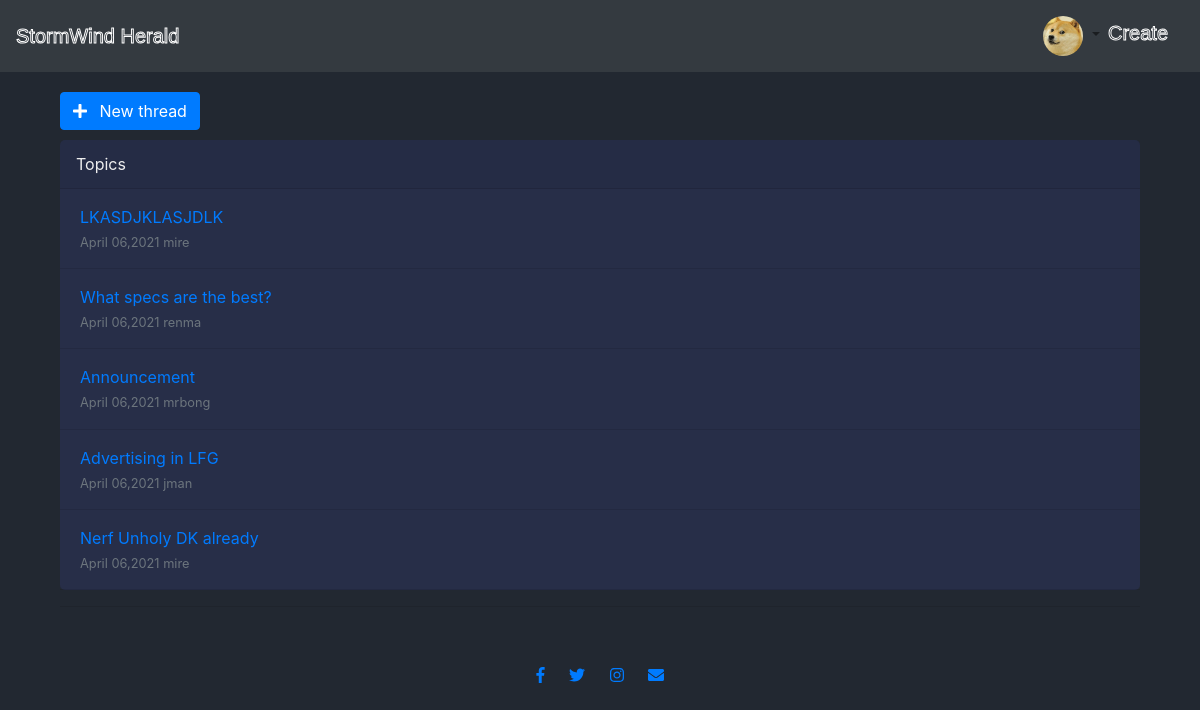
Before: /Category/Community/ (signed in) with the older database file.
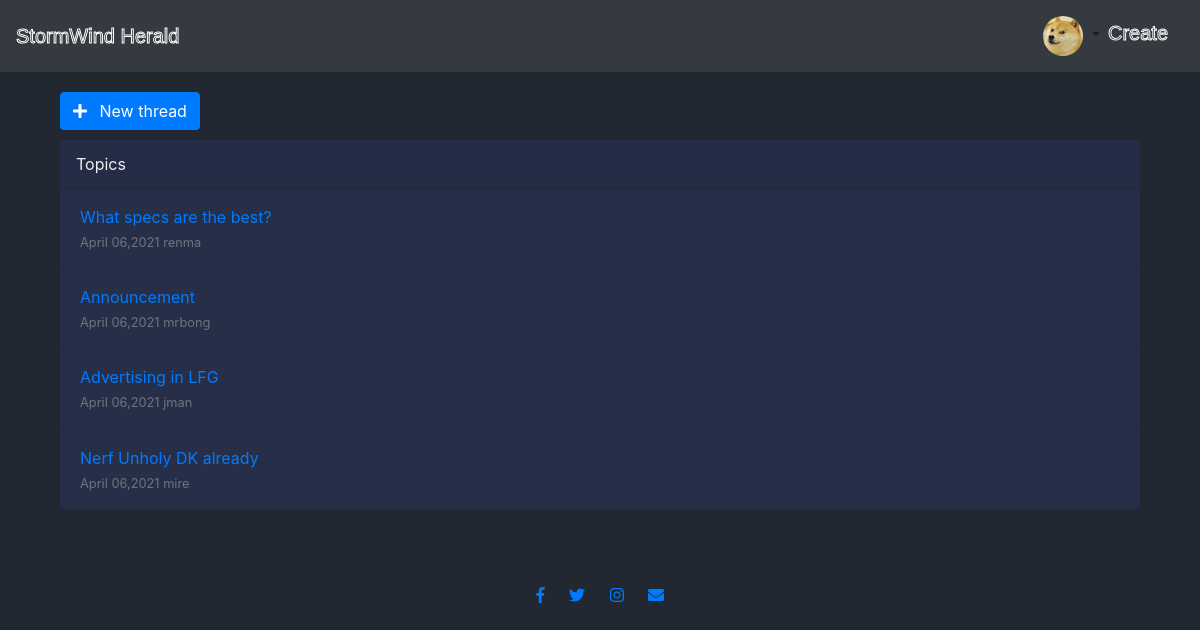
After: the same page with the newer database file.
### stormwind/models.py (models this page shows, shortened)
class Thread(models.Model):
	member = models.ForeignKey(User,on_delete=models.CASCADE)
	title = models.CharField(max_length=155)
	content = HTMLField(blank=True,null=True)
	date_created = models.DateTimeField(default=timezone.now)
	category = models.CharField(max_length=155)
	likes = models.ManyToManyField(User,related_name='likes')

### stormwind/views.py (the view)
# urls.py: path('Category/<str:category>/',views.Categories,name='categories'),
def Categories(request,category):
	category_objects = Thread.objects.filter(category=category).order_by('-id')
	if not category_objects:
		return HttpResponseNotFound('<h1>Page not found</h1>')
	else:
		category_objects = Thread.objects.filter(category=category).order_by('-id')
		return render(request,'stormwind/categories.html',{'cats':category,
										     'category_objects':category_objects})

### stormwind/templates/stormwind/categories.html (shortened to what this page needs)
{% extends "stormwind/base.html" %}
{% block content %}
<div class="container-fluid mt-100">
  <div class="d-flex flex-wrap justify-content-between">
    <div> <a href="{% url 'create-thread' %}" class="btn btn-shadow btn-wide btn-primary"> <span class="btn-icon-wrapper pr-2 opacity-7"> <i class="fa fa-plus fa-w-20"></i> </span> New thread </a> </div>
    <br>
    <br>
  </div>
  <div class="card mb-3">
    <div class="card-header pl-0 pr-0">
      <div class="row no-gutters w-100 align-items-center">
        <div class="col ml-3">Topics</div>
      </div>
    </div>
    {% for t in category_objects %}
    <div class="card-body py-3">
      <div class="row no-gutters align-items-center">
        <div class="col"> <a href="{% url 'detail-view' t.id %}" class="text-big" data-abc="true">
            {% if t.title|length > 40 %}
            {{ t.title|slice:":40"|safe}}
            {% else %}
            {{ t.title }}
            {% endif %}
          </a>
          <div class="text-muted small mt-1">{{ t.date_created|date:"F d,Y" }} <a href="javascript:void(0)" class="text-muted" data-abc="true">{{ t.member }}</a></div>
        </div>
      </div>
    </div>
    <hr class="m-0">
    {% endfor %}
  </div>
  <hr>
  {% endblock content %}

Changed rows visible on the page:
removed Thread: title "LKASDJKLASJDLK", date_created "April 06,2021", member "mire"
